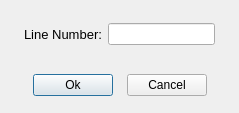
<?xml version="1.0" encoding="UTF-8"?>
<ui version="4.0">
 <class>Dialog_GetLine</class>
 <widget class="QDialog" name="Dialog_GetLine">
  <property name="windowModality">
   <enum>Qt::NonModal</enum>
  </property>
  <property name="geometry">
   <rect>
    <x>0</x>
    <y>0</y>
    <width>239</width>
    <height>113</height>
   </rect>
  </property>
  <property name="windowTitle">
   <string>Go To Line</string>
  </property>
  <property name="modal">
   <bool>false</bool>
  </property>
  <layout class="QGridLayout" name="gridLayout">
   <item row="0" column="2">
    <spacer name="verticalSpacer_2">
     <property name="orientation">
      <enum>Qt::Vertical</enum>
     </property>
     <property name="sizeType">
      <enum>QSizePolicy::Fixed</enum>
     </property>
     <property name="sizeHint" stdset="0">
      <size>
       <width>20</width>
       <height>10</height>
      </size>
     </property>
    </spacer>
   </item>
   <item row="2" column="1">
    <widget class="QLabel" name="label">
     <property name="minimumSize">
      <size>
       <width>0</width>
       <height>0</height>
      </size>
     </property>
     <property name="font">
      <font>
       <pointsize>10</pointsize>
      </font>
     </property>
     <property name="text">
      <string>Line Number:</string>
     </property>
    </widget>
   </item>
   <item row="2" column="2">
    <widget class="QLineEdit" name="value">
     <property name="minimumSize">
      <size>
       <width>75</width>
       <height>0</height>
      </size>
     </property>
    </widget>
   </item>
   <item row="4" column="2">
    <spacer name="verticalSpacer_3">
     <property name="orientation">
      <enum>Qt::Vertical</enum>
     </property>
     <property name="sizeType">
      <enum>QSizePolicy::Fixed</enum>
     </property>
     <property name="sizeHint" stdset="0">
      <size>
       <width>20</width>
       <height>20</height>
      </size>
     </property>
    </spacer>
   </item>
   <item row="2" column="3">
    <spacer name="horizontalSpacer_4">
     <property name="orientation">
      <enum>Qt::Horizontal</enum>
     </property>
     <property name="sizeHint" stdset="0">
      <size>
       <width>8</width>
       <height>20</height>
      </size>
     </property>
    </spacer>
   </item>
   <item row="2" column="0">
    <spacer name="horizontalSpacer_1">
     <property name="orientation">
      <enum>Qt::Horizontal</enum>
     </property>
     <property name="sizeHint" stdset="0">
      <size>
       <width>8</width>
       <height>20</height>
      </size>
     </property>
    </spacer>
   </item>
   <item row="5" column="0" colspan="4">
    <layout class="QHBoxLayout" name="horizontalLayout_20">
     <item>
      <spacer name="horizontalSpacer_21">
       <property name="orientation">
        <enum>Qt::Horizontal</enum>
       </property>
       <property name="sizeHint" stdset="0">
        <size>
         <width>10</width>
         <height>20</height>
        </size>
       </property>
      </spacer>
     </item>
     <item>
      <widget class="QPushButton" name="ok_PB">
       <property name="text">
        <string>Ok</string>
       </property>
      </widget>
     </item>
     <item>
      <spacer name="horizontalSpacer_25">
       <property name="orientation">
        <enum>Qt::Horizontal</enum>
       </property>
       <property name="sizeType">
        <enum>QSizePolicy::Fixed</enum>
       </property>
       <property name="sizeHint" stdset="0">
        <size>
         <width>8</width>
         <height>25</height>
        </size>
       </property>
      </spacer>
     </item>
     <item>
      <widget class="QPushButton" name="cancel_PB">
       <property name="text">
        <string>Cancel</string>
       </property>
      </widget>
     </item>
     <item>
      <spacer name="horizontalSpacer_24">
       <property name="orientation">
        <enum>Qt::Horizontal</enum>
       </property>
       <property name="sizeHint" stdset="0">
        <size>
         <width>10</width>
         <height>20</height>
        </size>
       </property>
      </spacer>
     </item>
    </layout>
   </item>
  </layout>
 </widget>
 <resources/>
 <connections/>
</ui>
